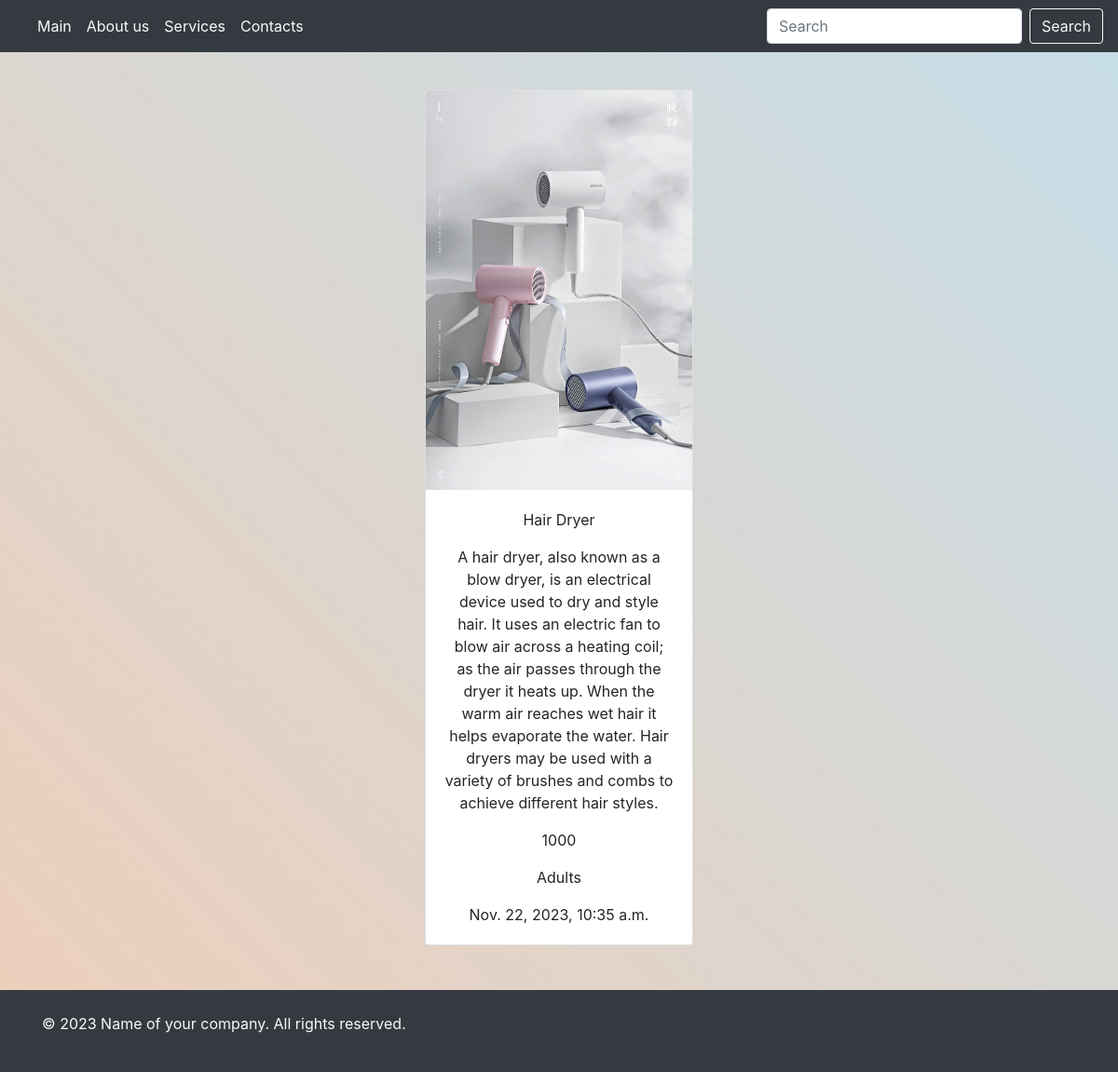
The app's page /product_detail/3/ with its own data.
### main_page/models.py (models this page shows, shortened)
class ProductPostModel(models.Model):
    GENRE = (
        ('Adults', 'Adults'),
        ('Babies', 'Babies')
    )
    title = models.CharField(max_length=100, verbose_name="Enter your product name")
    description = models.TextField()
    image = models.ImageField(upload_to='products/')
    cost = models.PositiveIntegerField()
    genre = models.CharField(max_length=100, choices=GENRE)
    created_at = models.DateTimeField(auto_now_add=True)

### main_page/views.py (the view)
# urls.py: path('product_detail/<int:id>/', product_detail_view),
def product_detail_view(request, id):
    if request.method == 'GET':
        product_id = get_object_or_404(ProductPostModel, id=id)
        return render(request, template_name='main_page/product_detail.html', context={'product_id': product_id})

### templates/main_page/product_detail.html (shortened to what this page needs)
<!DOCTYPE html>
<html lang="en">
<head>
</head>
<body>
{% include 'header_and_footer/header.html' %}
<br><br><br><br>
<center>
<div class="card" style="width: 18rem;">
  <img src="{{product_id.image.url}}" class="card-img-top" alt="...">
  <div class="card-body">
    <p class="card-text">{{product_id.title}}</p>
    <p class="card-text">{{product_id.description}}</p>
    <p class="card-text">{{product_id.cost}}</p>
    <p class="card-text">{{product_id.genre}}</p>
    <p class="card-text">{{product_id.created_at}}</p>
  </div>
</div>
</center>
{% include 'header_and_footer/footer.html' %}
</body>
</html>

### templates/header_and_footer/header.html (style rules this page uses)
body { background: linear-gradient(45deg, #EECFBA, #C5DDE8); }

### records on screen
ProductPostModel: image (picture), title "Hair Dryer", description "A hair dryer, also known as a blow dryer, is an electrical device used to dry and style hair. It uses an electric fan to blow air across a heating coil; as the air passes through the dryer it heats up. When the warm air reaches wet hair it helps evaporate the water. Hair dryers may be used with a variety of brushes and combs to achieve different hair styles.", cost "1000", genre "Adults", created_at "Nov. 22, 2023, 10:35 a.m."
